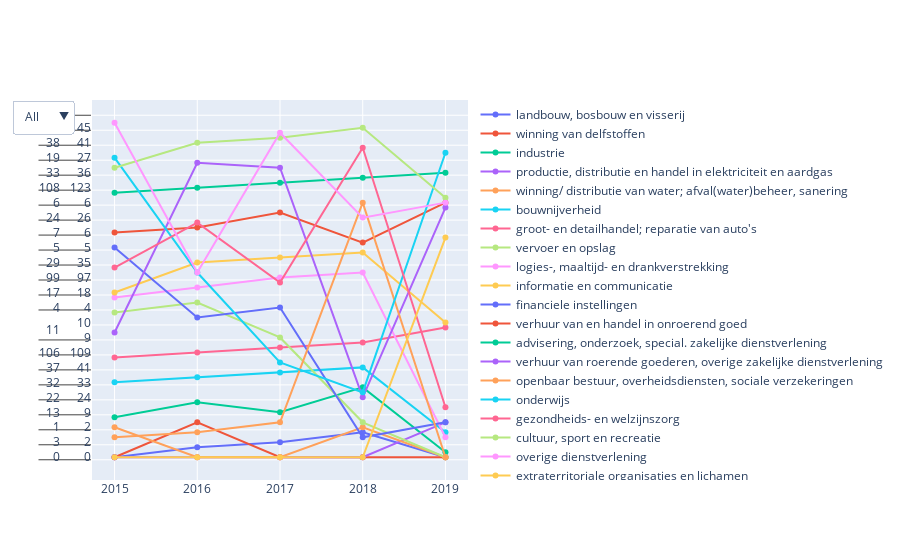

The notebook cell saved with this chart:
### Code cell
fig = go.Figure()
buurtlist = businesses_dh.unstack(0).index
for column in businesses_dh.columns.to_list():
    fig.add_trace(
        go.Scatter(
            x = businesses_dh.unstack(1).index,
            y = businesses_dh.unstack(1)[column][buurtlist],
            name = column
        )
    )
button_all = dict(label = 'All',
                      method = 'update',
                      args = [{'visible': businesses_dh.unstack(0).index.isin(businesses_dh.unstack(0).index),
                               'title': 'All',
                               'showlegend':True}])    

def create_layout_button(buurt):
        return dict(label = buurt,
                    method = 'update',
                    args = [{'visible': businesses_dh.unstack(0).index.isin([buurt]),
                             'title': buurt,
                             'showlegend': True}])

fig.update_layout(
        updatemenus=[go.layout.Updatemenu(
            active = 0,
            buttons = ([button_all]) + list(businesses_dh.unstack(0).index.map(lambda buurt: create_layout_button(buurt)))
            )
        ])

fig.show()
